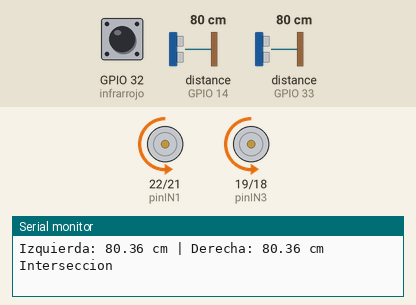
This sketch was run on a simulated ESP32. Shown: motor-driver pin pairs drawn as motors (green arrow = first pin HIGH = forward, orange = second pin HIGH = backward, longer = more drive, scaled by the enable pin), the last lines printed to the serial monitor. Wiring (inferred from the names in the program): 2 × ultrasonic range finder: trigger GPIO 13, echo GPIO 14 / trigger GPIO 26, echo GPIO 33. The test bench sets the inputs (shaded band); at power-on: distance to the obstacle (sensors on GPIO 14, GPIO 33) 80 cm, GPIO 32 (infrarrojo) HIGH. The echo pulse lasts 58.3 µs per cm.

Above: at 4.2 s.
4.3 s: distance to the obstacle (sensor on GPIO 14) set to 22 cm
At 5.6 s:
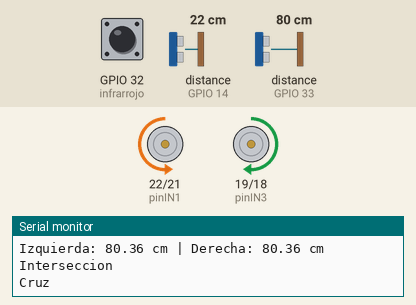
13.2 s: distance to the obstacle (sensor on GPIO 14) set to 18 cm
21.8 s: distance to the obstacle (sensor on GPIO 33) set to 22 cm
25.3 s: distance to the obstacle (sensor on GPIO 33) set to 18 cm
27.8 s: GPIO 32 (infrarrojo) pulled LOW for 2.2 s
At 29.5 s:
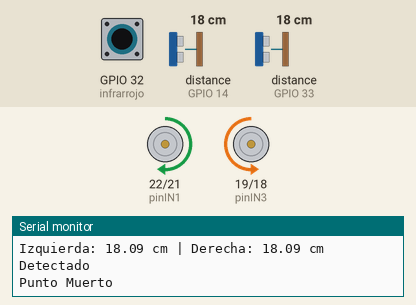
At 31.9 s:
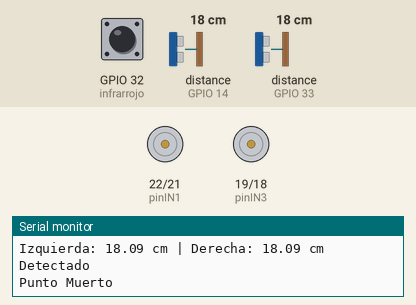
33.0 s: distance to the obstacle (sensor on GPIO 14) set to 15 cm
35.5 s: distance to the obstacle (sensor on GPIO 14) set to 12 cm
At 36.8 s:
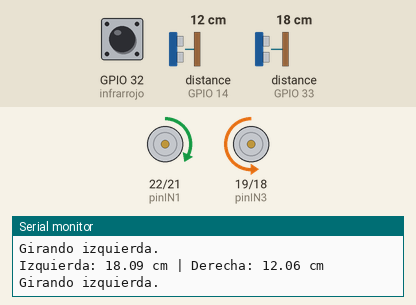
Timing chart, 0 to 38.5 s (numbered marks = the images above; inputs shaded):
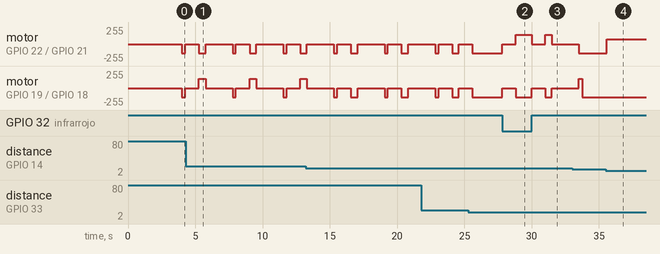

The sketch:

ESP_32_Navegacion.ino
```cpp
#include <Arduino.h>

const int pinENA = 5;   // PWM Motor A
const int pinENB = 23;  // PWM Motor B

const int pinIN1 = 22;  // Motor A
const int pinIN2 = 21;  // Motor A
const int pinIN3 = 19;  // Motor B
const int pinIN4 = 18;  // Motor B

const int canalA = 0;
const int canalB = 1;
const int frecuencia = 1000;
const int resolucion = 8;

const int pinTrigIzq = 26;
const int pinEchoIzq = 33;
const int pinTrigDer = 13;
const int pinEchoDer = 14;

int infrarrojo = 32;

float distanciaIzq = 0;
float distanciaDer = 0;
const float ref = 20.0;   // Distancia de referencia (cm)
const float margen = 5.0; // Margen de tolerancia

int velocidad = 140;       // Velocidad inicial
const int velMin = 100;    // Límite inferior
const int velMax = 180;    // Límite superior

unsigned long leerDistanciaUltrasonido(int pinTrigger, int pinEcho) {
  pinMode(pinTrigger, OUTPUT);
  digitalWrite(pinTrigger, LOW);
  delayMicroseconds(2);
  digitalWrite(pinTrigger, HIGH);
  delayMicroseconds(10);
  digitalWrite(pinTrigger, LOW);
  pinMode(pinEcho, INPUT);
  return pulseIn(pinEcho, HIGH, 30000);
}

float distanciaCM(int pinTrig, int pinEcho) {
  unsigned long duracion = leerDistanciaUltrasonido(pinTrig, pinEcho);
  return 0.01723 * duracion; // cm
}

int limitarVelocidad(int v) {
  if (v < velMin)
    return velMin;
  if (v > velMax)
    return velMax;
  return v;
}

void adelante(int v) {
  v = limitarVelocidad(v);
  digitalWrite(pinIN1, LOW);
  digitalWrite(pinIN2, HIGH);
  digitalWrite(pinIN3, LOW);
  digitalWrite(pinIN4, HIGH);
  ledcWrite(canalA, v);
  ledcWrite(canalB, v);
}

void parar() {
  digitalWrite(pinIN1, LOW);
  digitalWrite(pinIN2, LOW);
  digitalWrite(pinIN3, LOW);
  digitalWrite(pinIN4, LOW);
  ledcWrite(canalA, 0);
  ledcWrite(canalB, 0);
}

void girarIzquierda(int v) {
  v = limitarVelocidad(v);
  digitalWrite(pinIN1, HIGH);
  digitalWrite(pinIN2, LOW);
  digitalWrite(pinIN3, LOW);
  digitalWrite(pinIN4, HIGH);
  ledcWrite(canalA, v / 2);
  ledcWrite(canalB, v);
}

void girarDerecha(int v) {
  v = limitarVelocidad(v);
  digitalWrite(pinIN1, LOW);
  digitalWrite(pinIN2, HIGH);
  digitalWrite(pinIN3, HIGH);
  digitalWrite(pinIN4, LOW);
  ledcWrite(canalA, v);
  ledcWrite(canalB, v / 2);
}

void recto(){
  if (distanciaIzq < 5 && distanciaDer < 5) {
    parar();
    Serial.println("Detenido.");
  }
  else if (abs(distanciaIzq - distanciaDer) <= margen) {
    adelante(velocidad);
    Serial.println("Avanza recto.");
  }
  else if (distanciaIzq < distanciaDer) {
    girarDerecha(velocidad);
    Serial.println("Girando derecha.");
  }
  else if (distanciaDer < distanciaIzq) {
    girarIzquierda(velocidad);
    Serial.println("Girando izquierda.");
  }
  delay(200);
}

void giro(){
  int valor = digitalRead(infrarrojo);
  while(valor != HIGH){
    digitalWrite(pinIN1, HIGH);
    digitalWrite(pinIN2, LOW);
    digitalWrite(pinIN3, LOW);
    digitalWrite(pinIN4, HIGH);
    ledcWrite(canalA, velocidad);
    ledcWrite(canalB, velocidad);
    valor = digitalRead(infrarrojo);
  }
  parar();
  delay(1000);
  digitalWrite(pinIN1, HIGH);
  digitalWrite(pinIN2, LOW);
  digitalWrite(pinIN3, LOW);
  digitalWrite(pinIN4, HIGH);
  ledcWrite(canalA, velocidad);
  ledcWrite(canalB, velocidad);
  delay(500);
  parar();
  delay(1000);
}

void giroDer(int v){
  v = limitarVelocidad(v);
  digitalWrite(pinIN1, LOW);
  digitalWrite(pinIN2, HIGH);
  digitalWrite(pinIN3, HIGH);
  digitalWrite(pinIN4, LOW);
  ledcWrite(canalA, v);
  ledcWrite(canalB, v);
}

void giroIzq(int v){
  v = limitarVelocidad(v);
  digitalWrite(pinIN1, HIGH);
  digitalWrite(pinIN2, LOW);
  digitalWrite(pinIN3, LOW);
  digitalWrite(pinIN4, HIGH);
  ledcWrite(canalA, v);
  ledcWrite(canalB, v);
}

void setup() {
  Serial.begin(115200);
  pinMode(pinIN1, OUTPUT);
  pinMode(pinIN2, OUTPUT);
  pinMode(pinIN3, OUTPUT);
  pinMode(pinIN4, OUTPUT);

  ledcSetup(canalA, frecuencia, resolucion);
  ledcSetup(canalB, frecuencia, resolucion);
  ledcAttachPin(pinENA, canalA);
  ledcAttachPin(pinENB, canalB);

  pinMode(infrarrojo, INPUT_PULLUP);
  delay(3000);
}

void loop() {
  distanciaIzq = distanciaCM(pinTrigIzq, pinEchoIzq);
  distanciaDer = distanciaCM(pinTrigDer, pinEchoDer);
  Serial.print("Izquierda: ");
  Serial.print(distanciaIzq);
  Serial.print(" cm | Derecha: ");
  Serial.print(distanciaDer);
  Serial.println(" cm");
  if (digitalRead(infrarrojo) == LOW){
    Serial.println("Detectado");
    parar();
    delay(1000);
    if ((distanciaIzq > 20) || (distanciaDer > 20)){
      Serial.println("Interseccion");
      distanciaIzq = distanciaCM(pinTrigIzq, pinEchoIzq);
      distanciaDer = distanciaCM(pinTrigDer, pinEchoDer);
      if ((distanciaDer > 20) && (distanciaIzq < 20)){
        Serial.println("Solo derecha");
        giroDer(velocidad);
        delay(500);
        parar();
        delay(1000);
        adelante(velocidad);
        delay(250);
      }
      else if ((distanciaDer < 20) && (distanciaIzq > 20)){
        Serial.println("Solo izquierda");
        giroIzq(velocidad);
        delay(500);
        parar();
        delay(1000);
        adelante(velocidad);
        delay(250);
      }
      else {
        Serial.println("Interseccion T");
        giroDer(velocidad);
        delay(500);
        parar();
        delay(1000);
        adelante(velocidad);
        delay(250);
      }
    }
    else {
      Serial.println("Punto Muerto");
      giro();
      parar();
      delay(1000);
      giroDer(velocidad);
      delay(250);
    }
  }
  else {
    if ((distanciaIzq > 20) || (distanciaDer > 20)){
      Serial.println("Interseccion");
      parar();
      delay(1000);
      adelante(velocidad);
      delay(250);
      parar();
      delay(1000);
      distanciaIzq = distanciaCM(pinTrigIzq, pinEchoIzq);
      distanciaDer = distanciaCM(pinTrigDer, pinEchoDer);
      if ((distanciaDer > 20) && (distanciaIzq < 20)){
        Serial.println("Adelante o derecha");
        giroDer(velocidad);
        delay(500);
        parar();
        delay(1000);
      }
      else if ((distanciaDer < 20) && (distanciaIzq > 20)){
        Serial.println("Adelante o izquierda");
        adelante(velocidad);
        delay(500);
        parar();
        delay(1000);
      }
      else {
        Serial.println("Cruz");
        giroDer(velocidad);
        delay(500);
        parar();
        delay(1000);
      }
    }
    else {
      recto();
    }
  }
}
```

Measured:
- the behaviour switches between 14 and 13 cm on distance to the obstacle (sensor on GPIO 14) (found by bisection; images 3 and 4)
- after the input at 27.8 s, motor on GPIO 22 (pinIN1) / GPIO 21 (pinIN2): goes stopped 1.0 s, forward 139/255 1.2 s, stopped 1.0 s, forward 139/255 0.50 s, then stopped, starting at once; motor on GPIO 19 (pinIN3) / GPIO 18 (pinIN4): goes stopped 1.0 s, backward 139/255 1.2 s, stopped 1.0 s, backward 139/255 0.50 s, then stopped, starting at once
- after the input at 35.5 s, motor on GPIO 22 (pinIN1) / GPIO 21 (pinIN2): backward 139/255 → forward 70/255 after 0.08 s
